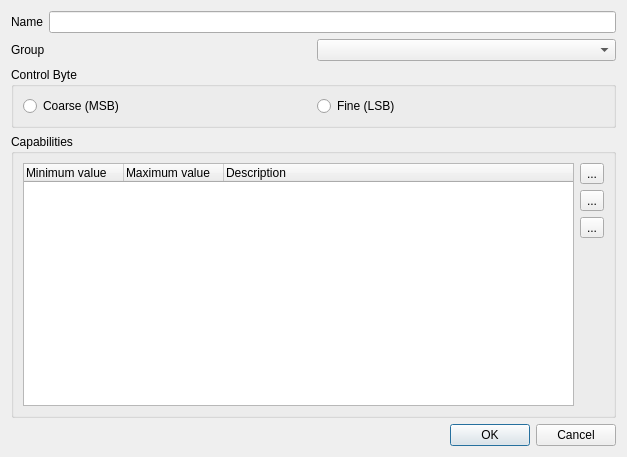
<ui version="4.0" >
 <class>EditChannel</class>
 <widget class="QDialog" name="EditChannel" >
  <property name="geometry" >
   <rect>
    <x>0</x>
    <y>0</y>
    <width>627</width>
    <height>457</height>
   </rect>
  </property>
  <property name="windowTitle" >
   <string>Edit Channel</string>
  </property>
  <layout class="QVBoxLayout" >
   <item>
    <layout class="QHBoxLayout" >
     <item>
      <widget class="QLabel" name="m_nameLabel" >
       <property name="text" >
        <string>Name</string>
       </property>
      </widget>
     </item>
     <item>
      <widget class="QLineEdit" name="m_nameEdit" />
     </item>
    </layout>
   </item>
   <item>
    <layout class="QHBoxLayout" >
     <item>
      <widget class="QLabel" name="m_groupLabel" >
       <property name="text" >
        <string>Group</string>
       </property>
      </widget>
     </item>
     <item>
      <widget class="QComboBox" name="m_groupCombo" />
     </item>
    </layout>
   </item>
   <item>
    <widget class="QGroupBox" name="m_controlByteGroup" >
     <property name="title" >
      <string>Control Byte</string>
     </property>
     <layout class="QHBoxLayout" >
      <item>
       <widget class="QRadioButton" name="m_msbRadio" >
        <property name="text" >
         <string>Coarse (MSB)</string>
        </property>
       </widget>
      </item>
      <item>
       <widget class="QRadioButton" name="m_lsbRadio" >
        <property name="text" >
         <string>Fine (LSB)</string>
        </property>
       </widget>
      </item>
     </layout>
    </widget>
   </item>
   <item>
    <widget class="QGroupBox" name="groupBox_2" >
     <property name="title" >
      <string>Capabilities</string>
     </property>
     <layout class="QHBoxLayout" >
      <item>
       <widget class="QTreeWidget" name="m_capabilityList" >
        <property name="rootIsDecorated" >
         <bool>false</bool>
        </property>
        <property name="itemsExpandable" >
         <bool>false</bool>
        </property>
        <property name="allColumnsShowFocus" >
         <bool>true</bool>
        </property>
        <column>
         <property name="text" >
          <string>Minimum value</string>
         </property>
        </column>
        <column>
         <property name="text" >
          <string>Maximum value</string>
         </property>
        </column>
        <column>
         <property name="text" >
          <string>Description</string>
         </property>
        </column>
       </widget>
      </item>
      <item>
       <layout class="QVBoxLayout" >
        <item>
         <widget class="QToolButton" name="m_addCapabilityButton" >
          <property name="text" >
           <string>...</string>
          </property>
         </widget>
        </item>
        <item>
         <widget class="QToolButton" name="m_removeCapabilityButton" >
          <property name="text" >
           <string>...</string>
          </property>
         </widget>
        </item>
        <item>
         <widget class="QToolButton" name="m_editCapabilityButton" >
          <property name="text" >
           <string>...</string>
          </property>
         </widget>
        </item>
        <item>
         <spacer>
          <property name="orientation" >
           <enum>Qt::Vertical</enum>
          </property>
          <property name="sizeHint" >
           <size>
            <width>20</width>
            <height>40</height>
           </size>
          </property>
         </spacer>
        </item>
       </layout>
      </item>
     </layout>
    </widget>
   </item>
   <item>
    <widget class="QDialogButtonBox" name="buttonBox" >
     <property name="orientation" >
      <enum>Qt::Horizontal</enum>
     </property>
     <property name="standardButtons" >
      <set>QDialogButtonBox::Cancel|QDialogButtonBox::NoButton|QDialogButtonBox::Ok</set>
     </property>
    </widget>
   </item>
  </layout>
 </widget>
 <resources/>
 <connections>
  <connection>
   <sender>buttonBox</sender>
   <signal>accepted()</signal>
   <receiver>EditChannel</receiver>
   <slot>accept()</slot>
   <hints>
    <hint type="sourcelabel" >
     <x>257</x>
     <y>447</y>
    </hint>
    <hint type="destinationlabel" >
     <x>157</x>
     <y>274</y>
    </hint>
   </hints>
  </connection>
  <connection>
   <sender>buttonBox</sender>
   <signal>rejected()</signal>
   <receiver>EditChannel</receiver>
   <slot>reject()</slot>
   <hints>
    <hint type="sourcelabel" >
     <x>325</x>
     <y>447</y>
    </hint>
    <hint type="destinationlabel" >
     <x>286</x>
     <y>274</y>
    </hint>
   </hints>
  </connection>
 </connections>
</ui>
